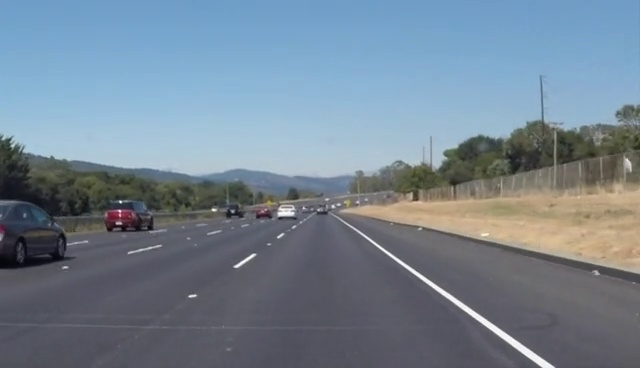
#> input picture LaneDetection/img.jpg, 640 x 368 px
$ jupyter execute Traditional_Lane_Detection_Step_by_Step.ipynb   (older library calls are emulated)
#> lines starting #> are read from the running program, lines starting #| are printed output that depends on the picture; after the words box and inside, x2 and y2 are one past the last pixel; in counts of white or black regions, pixels touching at a corner belong together
### LaneDetection/Traditional_Lane_Detection.py
"""传统车道检测：去噪 → Canny → 颜色/ROI 筛选 → Hough → 左右直线拟合。

python Traditional_Lane_Detection.py --input img.jpg --debug-dir outputs/steps
python Traditional_Lane_Detection.py --input video.mp4 --output outputs/traditional.mp4
追加 --show 弹出实时预览窗口；视频按 Q/Esc 或关闭窗口可停止，保存已处理部分。
只估计当前车道的两侧直线；弯道、遮挡、逆光是手工规则的局限。
"""
import argparse
from pathlib import Path
from time import perf_counter

import cv2
import numpy as np


# [8 lines left out: function roi_mask, not called in this run]


def fit_lane(segments, h, w, top):
    """按线段长度加权拟合 x=a*y+b，避免竖直线的 dy/dx 不稳定。"""
    if not segments:
        return None
    points, weights = [], []
    for x1, y1, x2, y2 in segments:
        length = np.hypot(x2-x1, y2-y1)
        points.extend([(x1, y1), (x2, y2)])
        weights.extend([length, length])
    points = np.asarray(points, dtype=np.float64)
    design = np.column_stack([points[:, 1], np.ones(len(points))])
    root_weight = np.sqrt(weights)
    a, b = np.linalg.lstsq(design * root_weight[:, None],
                          points[:, 0] * root_weight, rcond=None)[0]
    y_bottom, y_top = h-1, int(top*h)
    xs = [a*y_bottom+b, a*y_top+b]
    if not all(-.1*w <= x <= 1.1*w for x in xs):
        return None
    return (int(np.clip(xs[0], 0, w-1)), y_bottom,
            int(np.clip(xs[1], 0, w-1)), y_top)


# [158 lines left out: functions detect_lanes, save_image, process_video, main, not called in this run]


# [2 lines that do not run on import are left out]

### LaneDetection/Traditional_Lane_Detection_Step_by_Step.ipynb
# Traditional Lane Detection — 按目录逐步运行

本 Notebook 按你的目录组织：ROI → De-Noise → Edge Detection → Morphological Operations → Filter Lane From Noise。
从上到下运行；修改前面的参数后，重新运行后续单元。每个阶段保留独立变量，方便查看中间结果。

学习目录是合理的，但不必强制等于运算顺序：ROI 先定义，梯度在完整图像上计算后再遮罩，避免产生 ROI 边界假边缘。
颜色筛选既可以在 Hough 前作用于边缘图，也可以在 Hough 后检查线段；这里把它放在目录末尾，逐步观察效果。

选择 `CV` 内核，从此文件所在目录运行。输入使用现有 `img.jpg`，依赖 numpy、opencv-python、matplotlib。

[cell 1]
from pathlib import Path
import cv2
import numpy as np
import matplotlib.pyplot as plt

IMAGE_PATH = Path("img.jpg")
OUTPUT_DIR = Path("outputs/step_by_step")
OUTPUT_DIR.mkdir(parents=True, exist_ok=True)
bgr = cv2.imread(str(IMAGE_PATH))
#> bgr is the input picture: shape (368, 640, 3); mean B, G, R 145.8, 131.7, 116.3
if bgr is None:
    raise FileNotFoundError(f"无法读取 {IMAGE_PATH.resolve()}，请检查工作目录")
rgb = cv2.cvtColor(bgr, cv2.COLOR_BGR2RGB)
gray = cv2.cvtColor(bgr, cv2.COLOR_BGR2GRAY)
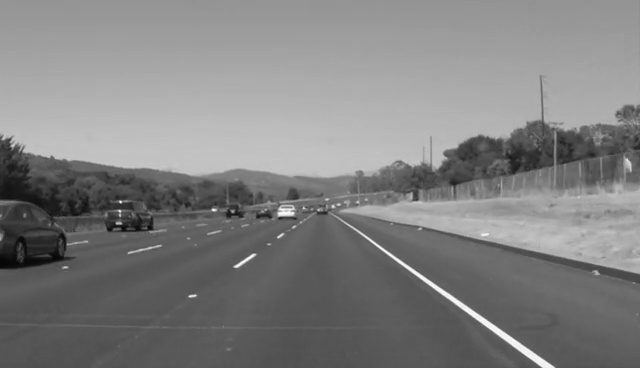
#> gray: shape (368, 640); min 1, max 254, mean 128.7
h, w = gray.shape

def show_grid(images, columns=3):
#> called with columns = 2
    rows = (len(images)+columns-1)//columns
#> rows = 1
    fig, axes = plt.subplots(rows, columns, figsize=(15, 4*rows), squeeze=False)
    for ax, (name, image) in zip(axes.flat, images.items()):
        ax.imshow(image, cmap="gray" if image.ndim == 2 else None)
        ax.set_title(name)
        ax.axis("off")
#> this loop made 2 passes
#> name on passes 1 to 2: 'RGB input', 'Gray'
    for ax in list(axes.flat)[len(images):]:
        ax.axis("off")
#> this loop made 0 passes
    plt.tight_layout()
    plt.show()

def normalized_magnitude(response):
    # 仅用于显示；分别归一化的图不能用于比较响应的绝对大小。
    return cv2.normalize(np.abs(response), None, 0, 255, cv2.NORM_MINMAX).astype(np.uint8)

show_grid({"RGB input": rgb, "Gray": gray}, columns=2)

## ROI

Region of Interest：只关注预期的道路区域，减少天空、树木和其他车道的干扰。
梯形顶点是归一化坐标，适用于这类前视相机；相机姿态变化时需要重新调整。
ROI 内的车、阴影仍然会留下，因此 ROI 不能直接识别车道。

这一节只定义并展示 ROI，后面在求导完成后应用掩膜。不要直接对下面的黑色遮罩图求梯度。

[cell 2]
ROI_TOP = 0.60
ROI_VERTICES = np.array([[.08, 1.0], [.44, ROI_TOP], [.56, ROI_TOP], [.95, 1.0]])
vertices = np.rint(ROI_VERTICES*np.array([w-1, h-1])).astype(np.int32)
roi = np.zeros_like(gray)
cv2.fillPoly(roi, [vertices], 255)
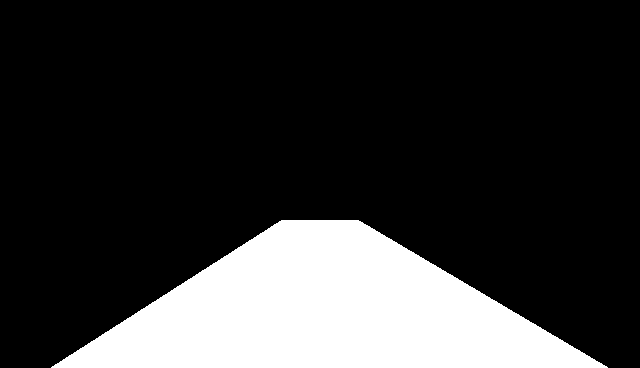
#> roi: shape (368, 640); 20% white; 1 white region, box (x1, y1, x2, y2) and area: (51, 220, 608, 368) 47082
roi_preview = cv2.bitwise_and(bgr, bgr, mask=roi)
roi_outline = rgb.copy()
cv2.polylines(roi_outline, [vertices], True, (255, 0, 0), 2)
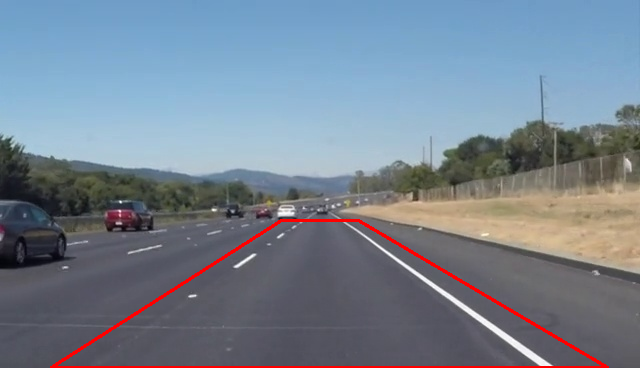
#> roi_outline: shape (368, 640, 3); mean R, G, B 118.6, 130.5, 144.4
show_grid({"ROI outline": roi_outline, "ROI mask": roi,
           "ROI preview only": cv2.cvtColor(roi_preview, cv2.COLOR_BGR2RGB)})
#> call 2 of show_grid, with columns = 3
#> the loop in show_grid (call 2), `for ax, (name, image) in zip(axes.flat, images.items()):` made 3 passes
#> in show_grid (call 2), `plt.show()`:
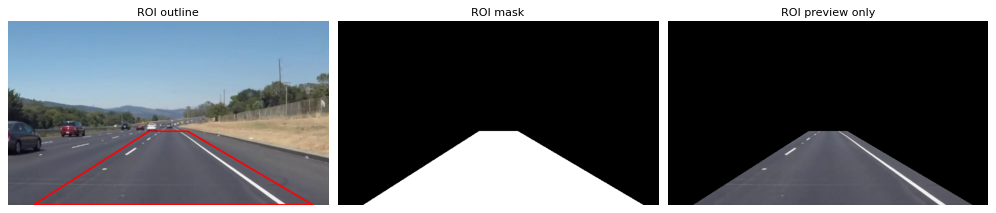
#> figure drawn by matplotlib, 3 panels

## De-Noise

高斯滤波把邻域像素加权平均，降低求导放大的高频噪声；核越大，细线也越容易被模糊。
中值滤波取邻域中值，常用于椒盐噪声。这里比较两种滤波，但后面的流程统一使用高斯结果。
调参练习：把 `BLUR_KERNEL` 从 5 改成 3 或 7，观察细虚线和路面纹理。

[cell 3]
BLUR_KERNEL = 5  # 正奇数
BLUR_SIGMA = 1.2
assert BLUR_KERNEL > 0 and BLUR_KERNEL % 2 == 1
blurred = cv2.GaussianBlur(gray, (BLUR_KERNEL, BLUR_KERNEL), BLUR_SIGMA)
median = cv2.medianBlur(gray, BLUR_KERNEL)
show_grid({"Gray": gray, "Gaussian": blurred, "Median": median})

## Edge Detection

### What is Edge

边缘是图像亮度快速变化的位置，例如车道线边界、车辆轮廓、阴影和道路纹理。
它不是“车道”的语义标签；一条宽车道线通常产生两条边缘。

### Math Calculate

连续图像 $I(x,y)$ 的梯度为
$$\nabla I=(G_x,G_y)=\left(\frac{\partial I}{\partial x},\frac{\partial I}{\partial y}\right).$$
幅值与方向为
$$M=\sqrt{G_x^2+G_y^2},\qquad \theta=\operatorname{atan2}(G_y,G_x).$$
离散图像通过小卷积核近似求导。例如 Sobel 的 x 方向核为
$$K_x=\begin{bmatrix}-1&0&1\\-2&0&2\\-1&0&1\end{bmatrix},\qquad K_y=K_x^T.$$
OpenCV `filter2D` 严格说执行相关运算；这里按给定核约定计算方向，幅值不受求导核整体符号反转影响。
用浮点数保留负梯度；显示时才取绝对值/归一化。图像的 x 向右、y 向下。

[cell 4]
gx = cv2.Sobel(blurred, cv2.CV_32F, 1, 0, ksize=3)
gy = cv2.Sobel(blurred, cv2.CV_32F, 0, 1, ksize=3)
magnitude = cv2.magnitude(gx, gy)
direction = np.arctan2(gy, gx)
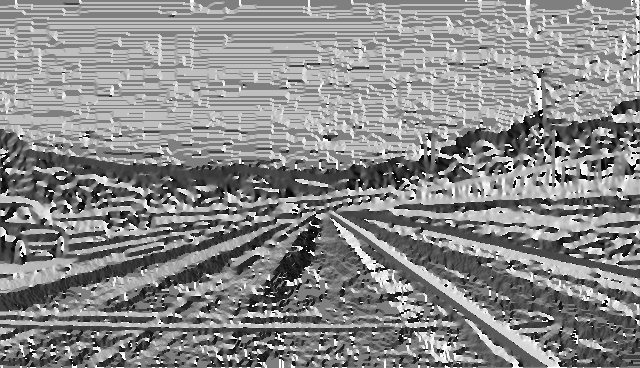
#> direction: shape (368, 640) float32; min -3.13, max 3.14, mean 0.243; drawn with min black and max white
show_grid({"abs Gx": normalized_magnitude(gx), "abs Gy": normalized_magnitude(gy),
           "Gradient magnitude": normalized_magnitude(magnitude)})
print("gx range:", float(gx.min()), float(gx.max()), "direction shape:", direction.shape)
#| gx range: -244.0 248.0 direction shape: (368, 640)

### Gradient based edge detection: Roberts / Prewitt / Sobel / Scharr

Roberts（名称末尾有 s）使用 2×2 对角差分；Prewitt 用 3×3 均匀权重；
Sobel 在垂直于求导的方向加权平滑；Scharr 用专门设计的 3×3 权重改善方向精度。
以下对每种算子分别归一化，比较位置与形状；不能据图像亮度断言谁的梯度值更大。
这些都是连续的梯度幅值，不是已经完成筛选的二值车道线。

[cell 5]
roberts_x = np.array([[1, 0], [0, -1]], np.float32)
roberts_y = np.array([[0, 1], [-1, 0]], np.float32)
prewitt_x = np.array([[-1, 0, 1], [-1, 0, 1], [-1, 0, 1]], np.float32)
prewitt_y = prewitt_x.T

def kernel_magnitude(image, kx, ky):
    dx = cv2.filter2D(image, cv2.CV_32F, kx)
    dy = cv2.filter2D(image, cv2.CV_32F, ky)
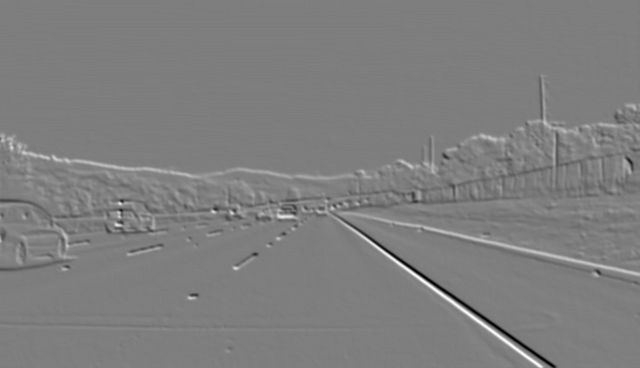
#> dy: shape (368, 640) float32; min -65, max 66, mean 0.2; drawn with min black and max white
    return cv2.magnitude(dx, dy)

gradients = {
    "Roberts": kernel_magnitude(blurred, roberts_x, roberts_y),
    "Prewitt": kernel_magnitude(blurred, prewitt_x, prewitt_y),
    "Sobel": magnitude,
    "Scharr": cv2.magnitude(cv2.Scharr(blurred, cv2.CV_32F, 1, 0),
                            cv2.Scharr(blurred, cv2.CV_32F, 0, 1)),
}
show_grid({name: normalized_magnitude(value) for name, value in gradients.items()}, columns=2)

### Laplacian based edge detection: Laplacian / LoG

Laplacian 是二阶导数：
$$\Delta I=\frac{\partial^2 I}{\partial x^2}+\frac{\partial^2 I}{\partial y^2}.$$
LoG 是高斯平滑后的 Laplacian：$\Delta(G_\sigma*I)$，可以降低噪声影响。
下面对原灰度图求 Laplacian、对高斯平滑图求 LoG 近似，并展示绝对响应。
严格的二阶边缘检测还需要寻找有足够强度的零交叉；这里的绝对响应图没有执行零交叉检测。

[cell 6]
laplacian = cv2.Laplacian(gray, cv2.CV_32F, ksize=3)
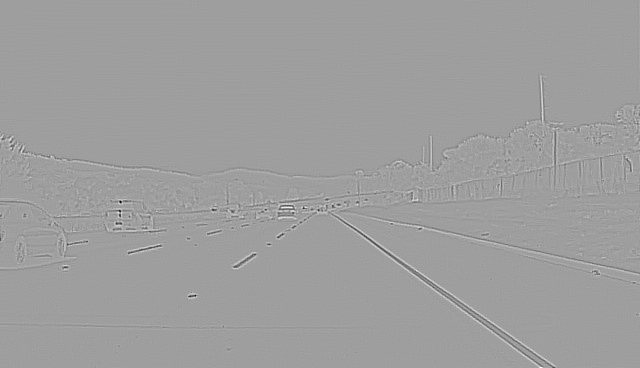
#> laplacian: shape (368, 640) float32; min -846, max 516, mean 0; drawn with min black and max white
log_response = cv2.Laplacian(blurred, cv2.CV_32F, ksize=3)
show_grid({"Gray": gray, "abs Laplacian": normalized_magnitude(laplacian),
           "abs LoG approximation": normalized_magnitude(log_response)})

### Multi-step: Canny

Canny 将梯度变成较细的二值边缘：去噪 → 梯度 → 非极大值抑制 → 双阈值 → 滞后连接。
高阈值以上为强边缘，两个阈值之间的弱边缘只有与强边缘连通才保留。
我们已经完成高斯去噪，这里对 `blurred` 调用 Canny；`L2gradient=True` 用欧氏梯度幅值。

对比 ROI 顺序：在遮罩图上求导会把 ROI 边界检测出来，因此最终使用“完整图求边缘，再遮罩”。

[cell 7]
CANNY_LOW, CANNY_HIGH = 50, 150
edges_full = cv2.Canny(blurred, CANNY_LOW, CANNY_HIGH, L2gradient=True)
#> edges_full: shape (368, 640); 1.6% white in thin lines or dots, all inside (x1, y1, x2, y2) = (0, 75, 640, 368)
edges_roi = cv2.bitwise_and(edges_full, roi)
#> edges_roi: shape (368, 640); 0.35% white in thin lines or dots, all inside (x1, y1, x2, y2) = (188, 220, 554, 368)
# 仅用于展示错误边界的对照，不进入后续流程。
masked_gray = cv2.bitwise_and(blurred, roi)
boundary_example = cv2.Canny(masked_gray, CANNY_LOW, CANNY_HIGH, L2gradient=True)
#> boundary_example: shape (368, 640); 0.63% white in thin lines or dots, all inside (x1, y1, x2, y2) = (51, 219, 608, 368)
show_grid({"Full-image Canny": edges_full, "Canny then ROI": edges_roi,
           "ROI then Canny (boundary artifacts)": boundary_example})
show_grid({f"Threshold {low}/{high}": cv2.bitwise_and(
              cv2.Canny(blurred, low, high, L2gradient=True), roi)
           for low, high in [(30, 90), (50, 150), (100, 200)]})

## Morphological Operations 形态学

在二值图上：膨胀扩张白色区域，腐蚀缩小白色区域；开运算先腐蚀再膨胀，闭运算先膨胀再腐蚀。
开运算可以去掉小噪点，但对单像素边缘可能把车道也删除；闭运算可以连接小间隙，但也可能连接干扰物。
小型 3×3 核不会自动跨越很长的虚线间隔；Hough 的 `maxLineGap` 有另一种连接作用。

默认不改变 Canny 结果。打开 `USE_CLOSING` 后再运行 Hough 及后续单元，比较误检与漏检。

[cell 8]
MORPH_KERNEL = np.ones((3, 3), np.uint8)
USE_CLOSING = False
dilated = cv2.dilate(edges_roi, MORPH_KERNEL)
#> dilated: shape (368, 640); 1% white; 5 white regions, box (x1, y1, x2, y2) and area: (337, 219, 555, 368) 2048, (233, 252, 257, 269) 198, (187, 293, 198, 299) 64, (276, 232, 285, 240) 63, (291, 224, 298, 230) 40
eroded = cv2.erode(edges_roi, MORPH_KERNEL)
#> eroded: shape (368, 640); every value is 0
opened = cv2.morphologyEx(edges_roi, cv2.MORPH_OPEN, MORPH_KERNEL)
closed = cv2.morphologyEx(edges_roi, cv2.MORPH_CLOSE, MORPH_KERNEL)
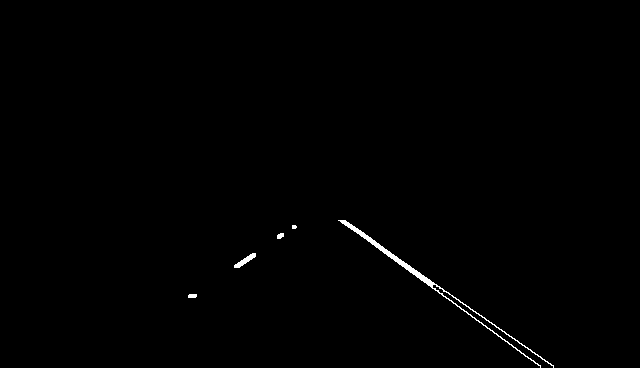
#> closed: shape (368, 640); 0.49% white; 5 white regions (1 under 20 px), largest, box (x1, y1, x2, y2) and area: (338, 220, 554, 368) 946, (234, 253, 256, 268) 120, (188, 294, 197, 298) 34, (277, 233, 284, 239) 33
# 操作可能扩张到 ROI 外，因此再次遮罩。
closed = cv2.bitwise_and(closed, roi)
working_edges = closed.copy() if USE_CLOSING else edges_roi.copy()
show_grid({"Canny ROI": edges_roi, "Dilation": dilated, "Erosion": eroded,
           "Opening": opened, "Closing": closed, "Selected input": working_edges})

## Filter Lane From Noise

先从所有边缘提取候选线段，再用几何和颜色约束筛选。每一步都可能漏掉真实车道。
下面保留候选数量和可视化，不把筛选后的线段直接当作可靠的检测结果。

### Hough Transform

标准 Hough 用直线参数 $\rho=x\cos\theta+y\sin\theta$ 对边缘点投票。
概率 Hough `HoughLinesP` 返回线段端点 `(x1,y1,x2,y2)`。
`threshold` 是投票门槛，`minLineLength` 是最短线段，`maxLineGap` 是允许连接的最大间隙（像素）。
数值受图像分辨率影响，下面是学习用起点；降低门槛通常增加候选，也会增加干扰。

[cell 9]
HOUGH_THRESHOLD = 20
MIN_LINE_LENGTH = max(10, round(0.03*h))
MAX_LINE_GAP = max(1, round(0.05*h))

def hough_segments(binary):
    lines = cv2.HoughLinesP(binary, rho=1, theta=np.pi/180,
                            threshold=HOUGH_THRESHOLD, minLineLength=MIN_LINE_LENGTH,
                            maxLineGap=MAX_LINE_GAP)
#> lines = [[343, 220, 553, 367], [339, 220, 540, 366], [345, 220, 553, 366], [340, 220, 540, 365], [234, 265, 252, 253], [238, 267, 255, 255]]
    return np.empty((0, 4), dtype=np.int32) if lines is None else lines.reshape(-1, 4)

def draw_segments(segments, color=(255, 220, 0)):
    canvas = rgb.copy()
    for x1, y1, x2, y2 in segments:
        cv2.line(canvas, (int(x1), int(y1)), (int(x2), int(y2)), color, 2)
    return canvas

all_segments = hough_segments(working_edges)
#> all_segments has the same summary as lines in hough_segments
show_grid({"Hough input": working_edges, "All Hough segments": draw_segments(all_segments)}, columns=2)
#> the loop in draw_segments, `for x1, y1, x2, y2 in segments:` made 6 passes
#> after the loop in draw_segments, `for x1, y1, x2, y2 in segments:`:
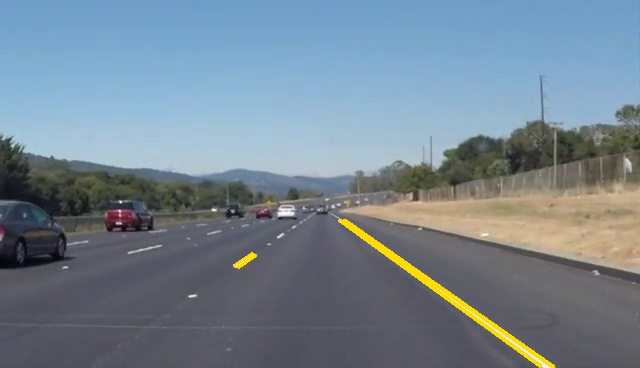
#> canvas: shape (368, 640, 3); mean R, G, B 117.2, 132.3, 144.3
print("Hough segments:", len(all_segments))
#| Hough segments: 6

### Slope Filtering

常见斜率 $m=\Delta y/\Delta x$ 在竖直线附近不稳定。这里使用 $k=\Delta x/\Delta y$。
图像 y 向下：左边界通常 $k<0$，右边界通常 $k>0$；水平线直接排除。
结合线段中点的位置划分左右侧。阈值是手工先验，对弯道、倾斜相机或换道场景不一定适用。

[cell 10]
MIN_ABS_DX_DY, MAX_ABS_DX_DY = 0.15, 1.5

def slope_filter(segments):
    groups = {"left": [], "right": []}
    for x1, y1, x2, y2 in segments:
        if y1 == y2:
            continue
        k = (x2-x1)/(y2-y1)
        middle_x = (x1+x2)/2
        if not MIN_ABS_DX_DY < abs(k) < MAX_ABS_DX_DY:
            continue
        if k < 0 and middle_x < .55*w:
            groups["left"].append((x1, y1, x2, y2))
        elif k > 0 and middle_x > .45*w:
            groups["right"].append((x1, y1, x2, y2))
#> this loop made 6 passes
#> (x1, y1, x2, y2, k, middle_x) on passes 1 to 6: (343, 220, 553, 367, 1.43, 448), (339, 220, 540, 366, 1.38, 439.5), (345, 220, 553, 366, 1.42, 449), (340, 220, 540, 365, 1.38, 440), (234, 265, 252, 253, -1.5, 243), (238, 267, 255, 255, -1.42, 246.5)
    return groups

slope_groups = slope_filter(all_segments)
#> slope_groups = {'left': [(238, 267, 255, 255)], 'right': [(343, 220, 553, 367), (339, 220, 540, 366), (345, 220, 553, 366), (340, 220, 540, 365)]}
slope_segments = slope_groups["left"] + slope_groups["right"]
#> slope_segments = [(238, 267, 255, 255), (343, 220, 553, 367), (339, 220, 540, 366), (345, 220, 553, 366), (340, 220, 540, 365)]
show_grid({"Before slope filter": draw_segments(all_segments),
           "Left candidates": draw_segments(slope_groups["left"], (255, 0, 0)),
           "Right candidates": draw_segments(slope_groups["right"], (0, 255, 0))})
#> the loop in draw_segments (call 2), `for x1, y1, x2, y2 in segments:` made 6 passes
#> call 4 of draw_segments, with color = (0, 255, 0)
#> the loop in draw_segments (call 4), `for x1, y1, x2, y2 in segments:` made 4 passes
#> (x1, x2, y2) on passes 1 to 4: (343, 553, 367), (339, 540, 366), (345, 553, 366), (340, 540, 365)
#> after the loop in draw_segments (call 4), `for x1, y1, x2, y2 in segments:`:
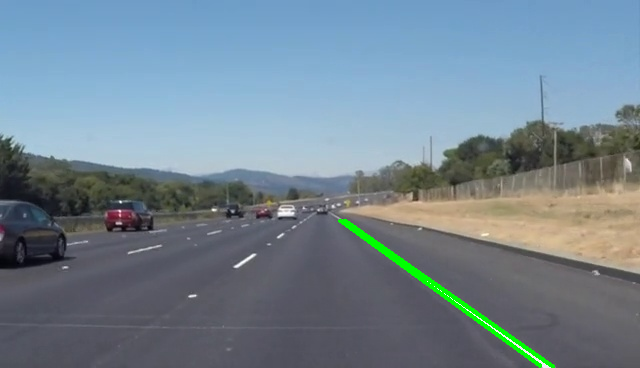
#> canvas: shape (368, 640, 3); mean R, G, B 114.9, 132.5, 144.4
print("After slope filter:", {side: len(lines) for side, lines in slope_groups.items()})
#| After slope filter: {'left': 1, 'right': 4}

### Color Filtering

OpenCV 的 HLS 通道顺序为 H、L、S；8 位图的 H 约为 0–180，L/S 为 0–255。
白线使用高亮度条件，黄线使用色相和饱和度条件。阴影、过曝、褪色车道都会使固定阈值失效。

下面展示两种位置：
- Hough 前：用颜色掩膜筛选二值边缘，减少候选。
- Hough 后：检查候选线段附近有多少白/黄色像素；本 Notebook 的最终结果使用这种方式。

两种方式不是等价操作，可能产生不同的候选集合。线段附近取少量容差，以容纳 Canny 位于车道边界的情况。

[cell 11]
WHITE_MIN_LIGHTNESS = 180
YELLOW_LOW = np.array([15, 30, 80], dtype=np.uint8)
YELLOW_HIGH = np.array([40, 255, 255], dtype=np.uint8)
MIN_COLOR_FRACTION = 0.30
COLOR_TOLERANCE = 2  # 候选线附近允许的像素距离

hls = cv2.cvtColor(bgr, cv2.COLOR_BGR2HLS)
white_mask = cv2.inRange(hls, np.array([0, WHITE_MIN_LIGHTNESS, 0], np.uint8),
                        np.array([180, 255, 255], np.uint8))
yellow_mask = cv2.inRange(hls, YELLOW_LOW, YELLOW_HIGH)
color_mask = cv2.bitwise_or(white_mask, yellow_mask)
color_roi = cv2.bitwise_and(color_mask, roi)
color_edges = cv2.bitwise_and(working_edges, color_roi)
pre_color_segments = hough_segments(color_edges)
#> pre_color_segments = [[378, 247, 540, 365], [380, 246, 553, 367]]

# 为采样点提供空间容差，先膨胀颜色掩膜，避免因边缘在白线外侧而拒绝。
color_support = cv2.dilate(color_mask, np.ones((2*COLOR_TOLERANCE+1,)*2, np.uint8))
def color_fraction(segment):
#> called with segment = (238, 267, 255, 255)
    x1, y1, x2, y2 = segment
    count = max(2, int(np.hypot(x2-x1, y2-y1))+1)
    xs = np.clip(np.rint(np.linspace(x1, x2, count)).astype(int), 0, w-1)
    ys = np.clip(np.rint(np.linspace(y1, y2, count)).astype(int), 0, h-1)
    return float(np.mean(color_support[ys, xs] > 0))

final_groups = {side: [line for line in lines if color_fraction(line) >= MIN_COLOR_FRACTION]
                for side, lines in slope_groups.items()}
#> final_groups has the same summary as slope_groups
final_segments = final_groups["left"] + final_groups["right"]
#> final_segments has the same summary as slope_segments
show_grid({"White mask": white_mask, "Yellow mask": yellow_mask, "Color ROI": color_roi,
           "Color-filtered edges": color_edges,
           "Color before Hough": draw_segments(pre_color_segments),
           "Slope then color": draw_segments(final_segments)})
print("Final candidates:", {side: len(lines) for side, lines in final_groups.items()})
#| Final candidates: {'left': 1, 'right': 4}

#### 将最终候选拟合成左右车道，并保存

这仍属于 Filter Lane From Noise 的输出步骤。把端点按线段长度加权，用最小二乘拟合 `x=a*y+b`。
这里直接复用项目脚本的 `fit_lane`，便于两个文件对应学习。缺少候选的一侧不绘制。
长线段权重更高，但离群线段仍能影响拟合；后续可再学习 RANSAC、曲线拟合和视频时序平滑。

[cell 12]
from Traditional_Lane_Detection import fit_lane

lane_layer = np.zeros_like(bgr)
lanes = {}
for side, segments in final_groups.items():
    lane = fit_lane(segments, h, w, ROI_TOP)
    lanes[side] = lane
    if lane is not None:
        x1, y1, x2, y2 = lane
        cv2.line(lane_layer, (x1, y1), (x2, y2), (0, 0, 255), max(2, w//160))
#> this loop made 2 passes
#> (side, points in fit_lane, design in fit_lane, root_weight in fit_lane, a in fit_lane, b in fit_lane, y_bottom in fit_lane, y_top in fit_lane) on pass 1: ('left', [[238, 267], [255, 255]], [[267, 1], [255, 1]], [4.56, 4.56], -1.42, 616.2, 367, 220)
#> after the loop, lanes = {'left': (96, 367, 304, 220), 'right': (548, 367, 341, 220)}
result = cv2.addWeighted(bgr, 1, lane_layer, .85, 0)
show_grid({"Input": rgb, "Final candidates": draw_segments(final_segments),
           "Fitted lanes": cv2.cvtColor(result, cv2.COLOR_BGR2RGB)})
assert cv2.imwrite(str(OUTPUT_DIR/"result.jpg"), result)
for name, image in {"roi": roi, "blurred": blurred, "canny_roi": edges_roi,
                    "working_edges": working_edges, "color_roi": color_roi,
                    "color_edges": color_edges}.items():
    assert cv2.imwrite(str(OUTPUT_DIR/f"{name}.png"), image)
#> this loop made 6 passes
print("Fitted endpoints:", lanes)
#| Fitted endpoints: {'left': (96, 367, 304, 220), 'right': (548, 367, 341, 220)}
print("Saved to:", OUTPUT_DIR.resolve())
